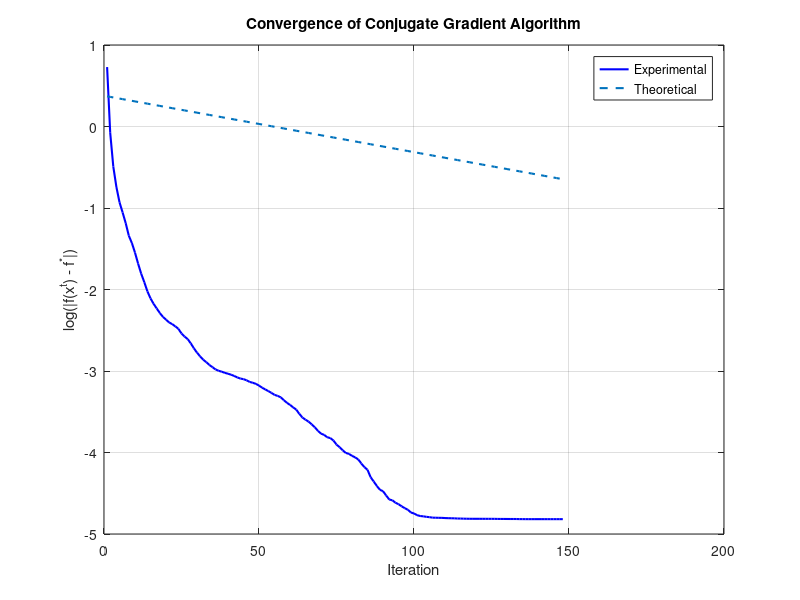

This figure's MATLAB source:
clear all;
clc;
tic;

% Initialize parameters
n = 100; % Dimension of x and A
A = randn(n, n);
A = A'*A; % Ensuring A is symmetric positive definite
b = randn(n, 1); % Random vector b

% Conjugate Gradient (CG) Algorithm setup
x = zeros(n, 1); % Initial guess for the solution
r = b - A*x; % Initial residual
p = r; % Initial direction
rsOld = r'*r; % Initial squared residual norm
tol = 1e-5; % Tolerance for convergence
maxIt = 5000; % Maximum number of iterations
expConv = []; % To store objective values for plotting

% Theoretical convergence rate setup
eigVals = eig(A);
minEig = min(eigVals);
maxEig = max(eigVals);
alpha = 1 / maxEig;
kappa = maxEig / minEig; % Condition number of A
theoConv = []; % To store theoretical convergence rates

% CG Algorithm main loop
for i = 1:maxIt
    Ap = A * p;
    alpha = rsOld / (p'*Ap); % Step size
    x = x + alpha * p; % Update solution
    r = r - alpha * Ap; % Update residual
    rsNew = r'*r; % Update squared residual norm
    
    % Compute objective function value at x
    objVal = 0.5 * x' * A * x - b' * x;
    objVal = 1 / objVal;
    objVal = log(abs(objVal));
    expConv = [expConv; objVal]; % Store for plotting

    % Compute and store theoretical convergence rate
    if i == 1
        e0 = objVal; % Initial error for theoretical rate calculation
    end
    theoConv = [theoConv; log(abs(e0 * (2 * ((sqrt(kappa) - 1) / (sqrt(kappa) + 1))^i)))];
    
    if rsNew < tol % Check convergence
        break;
    end
    
    p = r + (rsNew/rsOld) * p; % Update direction
    rsOld = rsNew; % Update squared residual norm for next iteration
end

% Plotting convergence
figure;
plot(expConv, 'b', 'LineWidth', 1.5); % Experimental convergence
hold on;
plot(theoConv, '--', 'LineWidth', 1.5); % Theoretical convergence
xlabel('Iteration');
ylabel('log(|f(x^t) - f^*|)');
title('Convergence of Conjugate Gradient Algorithm');
legend('Experimental', 'Theoretical');
grid on;
toc;